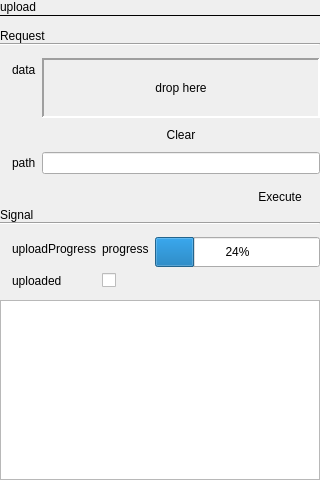
<?xml version="1.0" encoding="UTF-8"?>
<ui version="4.0">
 <class>PageUpload</class>
 <widget class="QWidget" name="PageUpload">
  <property name="geometry">
   <rect>
    <x>0</x>
    <y>0</y>
    <width>320</width>
    <height>480</height>
   </rect>
  </property>
  <property name="windowTitle">
   <string>Form</string>
  </property>
  <layout class="QVBoxLayout" name="verticalLayout_2">
   <property name="spacing">
    <number>0</number>
   </property>
   <property name="leftMargin">
    <number>0</number>
   </property>
   <property name="topMargin">
    <number>0</number>
   </property>
   <property name="rightMargin">
    <number>0</number>
   </property>
   <property name="bottomMargin">
    <number>0</number>
   </property>
   <item>
    <widget class="QLabel" name="label_12">
     <property name="text">
      <string>upload</string>
     </property>
    </widget>
   </item>
   <item>
    <widget class="Line" name="line_7">
     <property name="frameShadow">
      <enum>QFrame::Plain</enum>
     </property>
     <property name="orientation">
      <enum>Qt::Horizontal</enum>
     </property>
    </widget>
   </item>
   <item>
    <spacer name="verticalSpacer_4">
     <property name="orientation">
      <enum>Qt::Vertical</enum>
     </property>
     <property name="sizeType">
      <enum>QSizePolicy::Fixed</enum>
     </property>
     <property name="sizeHint" stdset="0">
      <size>
       <width>20</width>
       <height>12</height>
      </size>
     </property>
    </spacer>
   </item>
   <item>
    <widget class="QLabel" name="label_9">
     <property name="text">
      <string>Request</string>
     </property>
    </widget>
   </item>
   <item>
    <widget class="Line" name="line_5">
     <property name="orientation">
      <enum>Qt::Horizontal</enum>
     </property>
    </widget>
   </item>
   <item>
    <layout class="QFormLayout" name="formLayout_3">
     <property name="fieldGrowthPolicy">
      <enum>QFormLayout::ExpandingFieldsGrow</enum>
     </property>
     <property name="horizontalSpacing">
      <number>6</number>
     </property>
     <property name="verticalSpacing">
      <number>6</number>
     </property>
     <property name="leftMargin">
      <number>12</number>
     </property>
     <property name="topMargin">
      <number>12</number>
     </property>
     <property name="bottomMargin">
      <number>12</number>
     </property>
     <item row="1" column="0">
      <widget class="QLabel" name="label_17">
       <property name="text">
        <string>data</string>
       </property>
      </widget>
     </item>
     <item row="1" column="1">
      <layout class="QVBoxLayout" name="verticalLayout_5">
       <property name="spacing">
        <number>6</number>
       </property>
       <item>
        <widget class="QLabel" name="label_18">
         <property name="sizePolicy">
          <sizepolicy hsizetype="Expanding" vsizetype="Preferred">
           <horstretch>0</horstretch>
           <verstretch>0</verstretch>
          </sizepolicy>
         </property>
         <property name="minimumSize">
          <size>
           <width>0</width>
           <height>60</height>
          </size>
         </property>
         <property name="frameShape">
          <enum>QFrame::Panel</enum>
         </property>
         <property name="frameShadow">
          <enum>QFrame::Sunken</enum>
         </property>
         <property name="lineWidth">
          <number>2</number>
         </property>
         <property name="text">
          <string>drop here</string>
         </property>
         <property name="alignment">
          <set>Qt::AlignCenter</set>
         </property>
        </widget>
       </item>
       <item>
        <widget class="QPushButton" name="pushButton_5">
         <property name="styleSheet">
          <string notr="true">QPushButton:hover { background-color: rgba(255,255,255,0.8); border: none; }</string>
         </property>
         <property name="text">
          <string>Clear</string>
         </property>
         <property name="flat">
          <bool>true</bool>
         </property>
        </widget>
       </item>
      </layout>
     </item>
     <item row="2" column="0">
      <widget class="QLabel" name="label_19">
       <property name="text">
        <string>path</string>
       </property>
      </widget>
     </item>
     <item row="2" column="1">
      <widget class="QLineEdit" name="lineEdit_5"/>
     </item>
    </layout>
   </item>
   <item>
    <layout class="QHBoxLayout" name="horizontalLayout_3">
     <property name="spacing">
      <number>0</number>
     </property>
     <item>
      <spacer name="horizontalSpacer_2">
       <property name="orientation">
        <enum>Qt::Horizontal</enum>
       </property>
       <property name="sizeHint" stdset="0">
        <size>
         <width>40</width>
         <height>20</height>
        </size>
       </property>
      </spacer>
     </item>
     <item>
      <widget class="QPushButton" name="executeReqest">
       <property name="styleSheet">
        <string notr="true">QPushButton:hover { background-color: rgba(255,255,255,0.8); border: none; }</string>
       </property>
       <property name="text">
        <string>Execute</string>
       </property>
       <property name="flat">
        <bool>true</bool>
       </property>
      </widget>
     </item>
    </layout>
   </item>
   <item>
    <spacer name="verticalSpacer_6">
     <property name="orientation">
      <enum>Qt::Vertical</enum>
     </property>
     <property name="sizeHint" stdset="0">
      <size>
       <width>20</width>
       <height>4</height>
      </size>
     </property>
    </spacer>
   </item>
   <item>
    <widget class="QLabel" name="label_11">
     <property name="text">
      <string>Signal</string>
     </property>
    </widget>
   </item>
   <item>
    <widget class="Line" name="line_8">
     <property name="orientation">
      <enum>Qt::Horizontal</enum>
     </property>
    </widget>
   </item>
   <item>
    <layout class="QFormLayout" name="formLayout_4">
     <property name="fieldGrowthPolicy">
      <enum>QFormLayout::ExpandingFieldsGrow</enum>
     </property>
     <property name="horizontalSpacing">
      <number>6</number>
     </property>
     <property name="verticalSpacing">
      <number>6</number>
     </property>
     <property name="leftMargin">
      <number>12</number>
     </property>
     <property name="topMargin">
      <number>12</number>
     </property>
     <property name="bottomMargin">
      <number>12</number>
     </property>
     <item row="0" column="0">
      <widget class="QLabel" name="label_20">
       <property name="text">
        <string>uploadProgress</string>
       </property>
      </widget>
     </item>
     <item row="0" column="1">
      <layout class="QFormLayout" name="formLayout_5">
       <item row="0" column="0">
        <widget class="QLabel" name="label_21">
         <property name="text">
          <string>progress</string>
         </property>
        </widget>
       </item>
       <item row="0" column="1">
        <widget class="QProgressBar" name="progressBar">
         <property name="minimumSize">
          <size>
           <width>0</width>
           <height>30</height>
          </size>
         </property>
         <property name="value">
          <number>24</number>
         </property>
        </widget>
       </item>
      </layout>
     </item>
     <item row="1" column="0">
      <widget class="QLabel" name="label_22">
       <property name="text">
        <string>uploaded</string>
       </property>
      </widget>
     </item>
     <item row="1" column="1">
      <widget class="QCheckBox" name="checkBox">
       <property name="sizePolicy">
        <sizepolicy hsizetype="MinimumExpanding" vsizetype="Fixed">
         <horstretch>0</horstretch>
         <verstretch>0</verstretch>
        </sizepolicy>
       </property>
       <property name="text">
        <string/>
       </property>
       <property name="checkable">
        <bool>true</bool>
       </property>
      </widget>
     </item>
    </layout>
   </item>
   <item>
    <widget class="QPlainTextEdit" name="plainTextEdit_2">
     <property name="readOnly">
      <bool>true</bool>
     </property>
    </widget>
   </item>
  </layout>
 </widget>
 <resources/>
 <connections/>
</ui>
